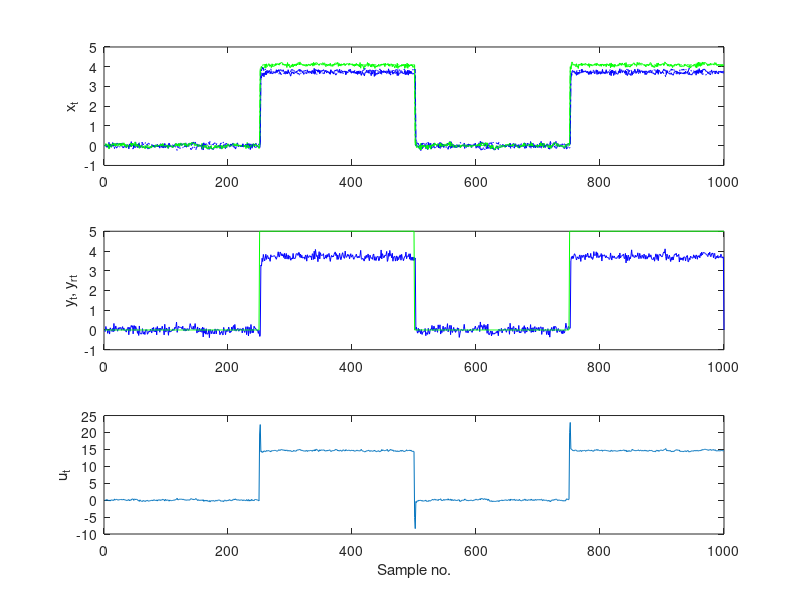
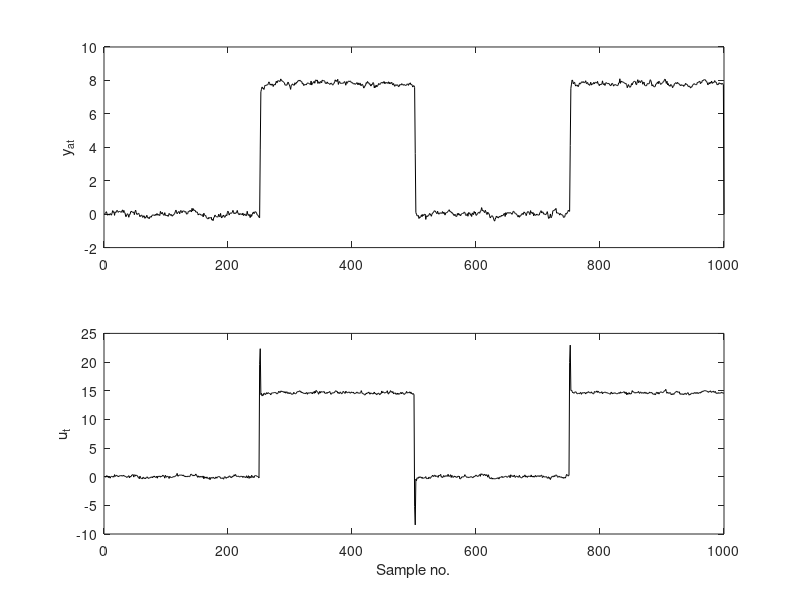
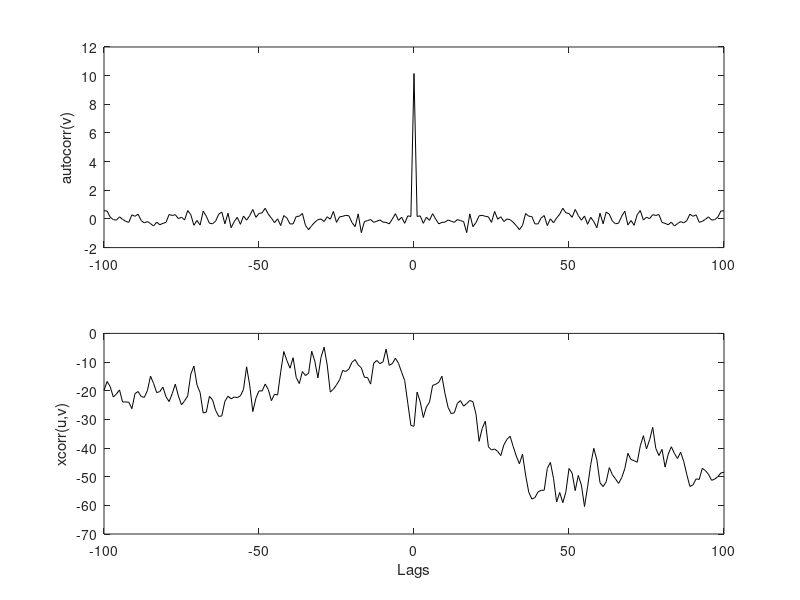

Write the MATLAB code that produced these figures, in order.
% idNewHardware - Identify new sensor hardware without dynamics

clear;
close all;

%% System and controller
% Plant
A = [0 .91; .5 -.17];
B = [0; .2];
C = [1 0];
D = 0;
[n,m] = size(B);
p = size(C,1);

% Noise characteristcs
Eww = 0.05*eye(n); 
Evv = 0.1*eye(p);

% LQG controller
Q = 100*eye(n);
R = eye(m);
L = dlqe(A,eye(n),C,Eww,Evv);  % Notice the sign!
F = -dlqr(A,B,Q,R,zeros(n,m));
ssg = C*inv(eye(n) - A)*B;     % Steady-state gain

% Sanity check
G = ss(A,B,C,D,1);
K = ss(A+B*F+L*C+L*D*F,-L,F,0,1);
KG= minreal(feedback(G,K,+1));
eig(KG.a)


%% Simulate system with controller
nSamples = 1000;
u = zeros(m,nSamples);
x = zeros(n,nSamples);
xh= zeros(n,nSamples);
y = zeros(p,nSamples);
ya= zeros(1,nSamples); % Additional output
yr= [zeros(p,nSamples/4), 5*ones(p,nSamples/4),zeros(p,nSamples/4), ...
     5*ones(p,nSamples/4)] * 1;
v = Evv*randn(p,nSamples);
for t = 1:nSamples-1
    x(:,t+1) = A*x(:,t) + B*u(:,t) + Eww*randn(n,1);
    y(:,t)   = C*x(:,t) + D*u(:,t) + v(:,t);
    xh(:,t+1)= A*xh(:,t) + B*u(:,t) + L*(C*xh(:,t) - y(:,t));
    u(:,t+1) = F*xh(:,t+1) + yr(:,t+1)/ssg;
    
    % Additional sensor
    ya(t) = [1 1]*x(:,t) + 0.02*randn();
end

figure(1)
subplot(311)
plot(1:nSamples,x(1,:),'b',1:nSamples,x(2,:),'g',...
     1:nSamples,xh(1,:),'b-.',1:nSamples,xh(2,:),'g-.');
ylabel('x_t');
subplot(312)
plot(1:nSamples,y(1,:),'b',1:nSamples,yr(1,:),'g');
ylabel('y_t, y_{rt}');
subplot(313)
plot(1:nSamples,u);
xlabel('Sample no.')
ylabel('u_t')


figure(2) 
subplot(211)
plot(1:nSamples,ya,'k')
ylabel('y_{at}')
subplot(212)
plot(1:nSamples,u,'k')
ylabel('u_{t}')
xlabel('Sample no.')


%% Identify additional sensor
invregr = inv([xh; u]*[xh; u]');

cdEst = zeros(n+m,1);
for k = 1:length(xh)
    cdEst = cdEst + invregr*[xh(:,k); u(:,k)]*ya(k);
end

cdEst


%% Examine closed-loop correlations
figure(3) 
subplot(211)
l = 100;
plot(-l:l,xcorr(v,l),'k')
ylabel('autocorr(v)')
subplot(212)
plot(-l:l,xcorr(u,v,l),'k')
ylabel('xcorr(u,v)')
xlabel('Lags')

